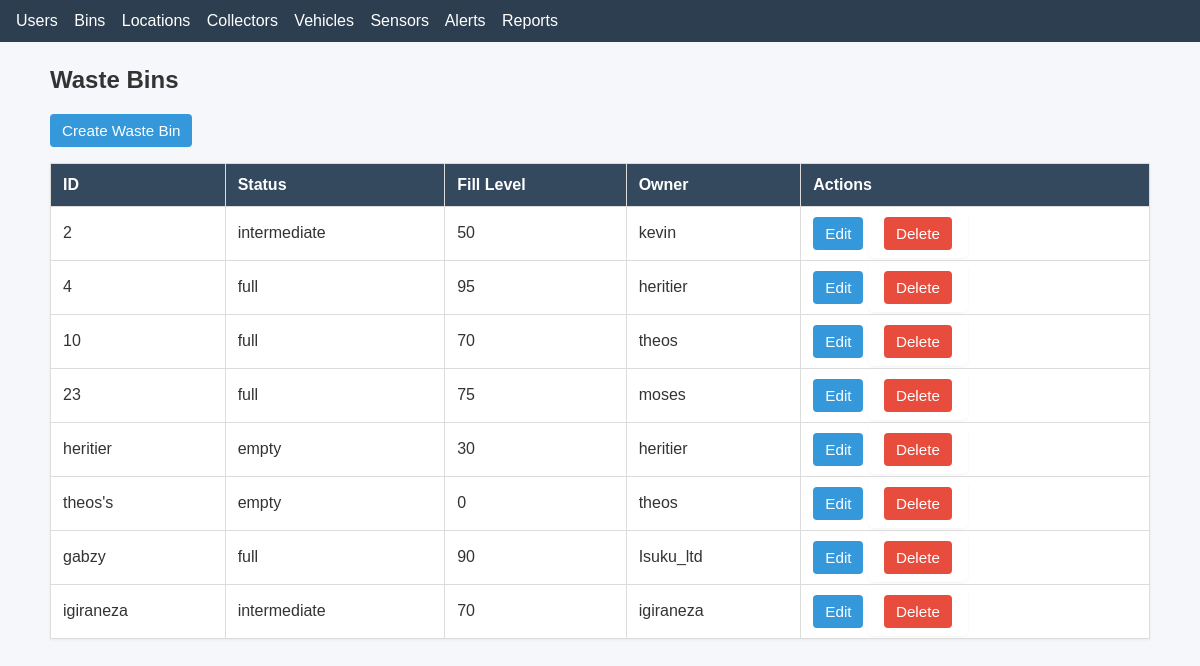
Page /bins/ on the earlier database version.
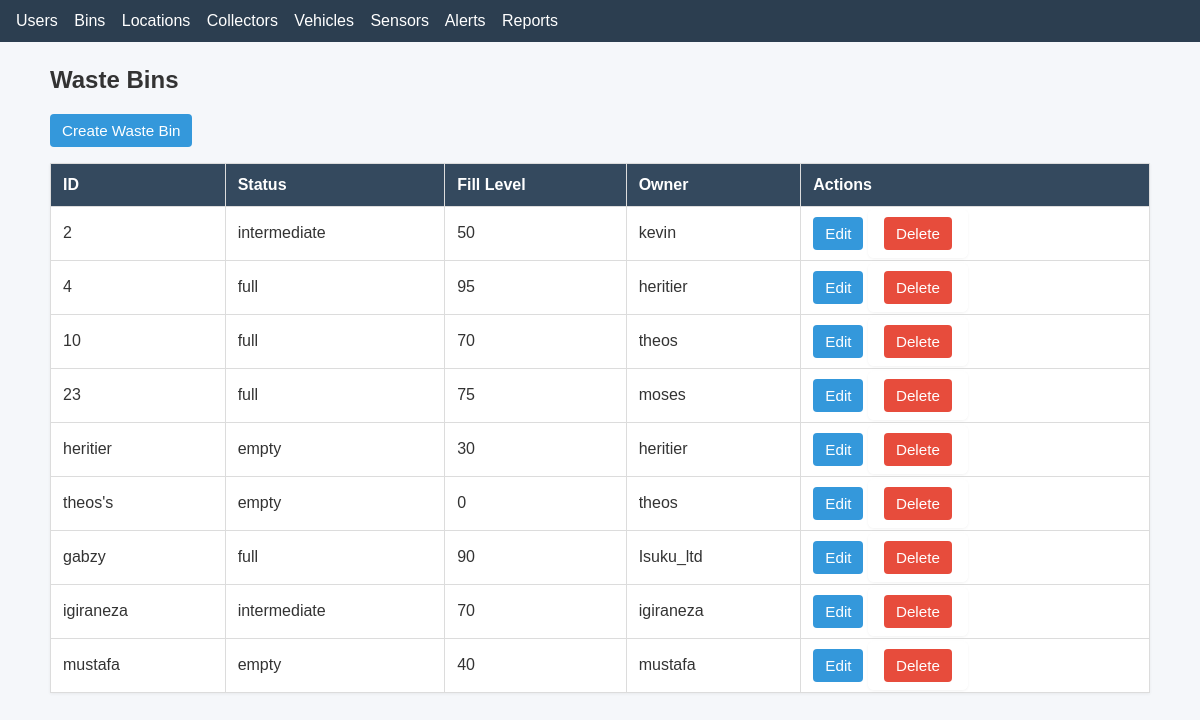
Same page on the later database version.
### stwms/models.py (models this page shows)
class WasteBin(models.Model):
    status_choices = [
        ('full','Full'),('intermediate','Intermediate'), ('empty', 'Empty'),('maintenance','Maintenance')
    ]
    WasteBin_id = models.CharField(max_length=10, primary_key=True)
    location = models.OneToOneField(Location, on_delete=models.SET_NULL, null=True)
    owner = models.ForeignKey(User, on_delete=models.CASCADE, related_name='owned_bins')
    fill_level = models.PositiveIntegerField(default=0)
    status = models.CharField(max_length=50, choices=status_choices)
    last_updated = models.DateTimeField(auto_now=True)

### stwms/views.py (the view)
# urls.py: path('bins/', views.bin_list, name='bin_list'),
def bin_list(request):
    bins = WasteBin.objects.all()
    return render(request, "bin/bin_list.html", {"bins": bins})

### stwms/templates/bin/bin_list.html
{% extends "base.html" %}
{% block content %}
<h2>Waste Bins</h2>
<p><a class="btn" href="{% url 'stwms:bin_create' %}">Create Waste Bin</a></p>
<table>
    <thead>
        <tr><th>ID</th><th>Status</th><th>Fill Level</th><th>Owner</th><th>Actions</th></tr>
    </thead>
    <tbody>
    {% for bin in bins %}
        <tr>
            <td>{{ bin.WasteBin_id }}</td>
            <td>{{ bin.status }}</td>
            <td>{{ bin.fill_level }}</td>
            <td>{{ bin.owner.username }}</td>
            <td>
                <a class="btn" href="{% url 'stwms:bin_update' bin.WasteBin_id %}">Edit</a>
                <form style="display:inline" method="post" action="{% url 'stwms:bin_delete' bin.WasteBin_id %}">{% csrf_token %}
                    <button class="btn btn-danger" type="submit">Delete</button>
                </form>
            </td>
        </tr>
    {% empty %}
        <tr><td colspan="5">No bins found.</td></tr>
    {% endfor %}
    </tbody>
</table>
{% endblock %}

Differences in the rows shown:
added WasteBin: WasteBin_id "mustafa", status "empty", fill_level "40", owner.username "mustafa"
